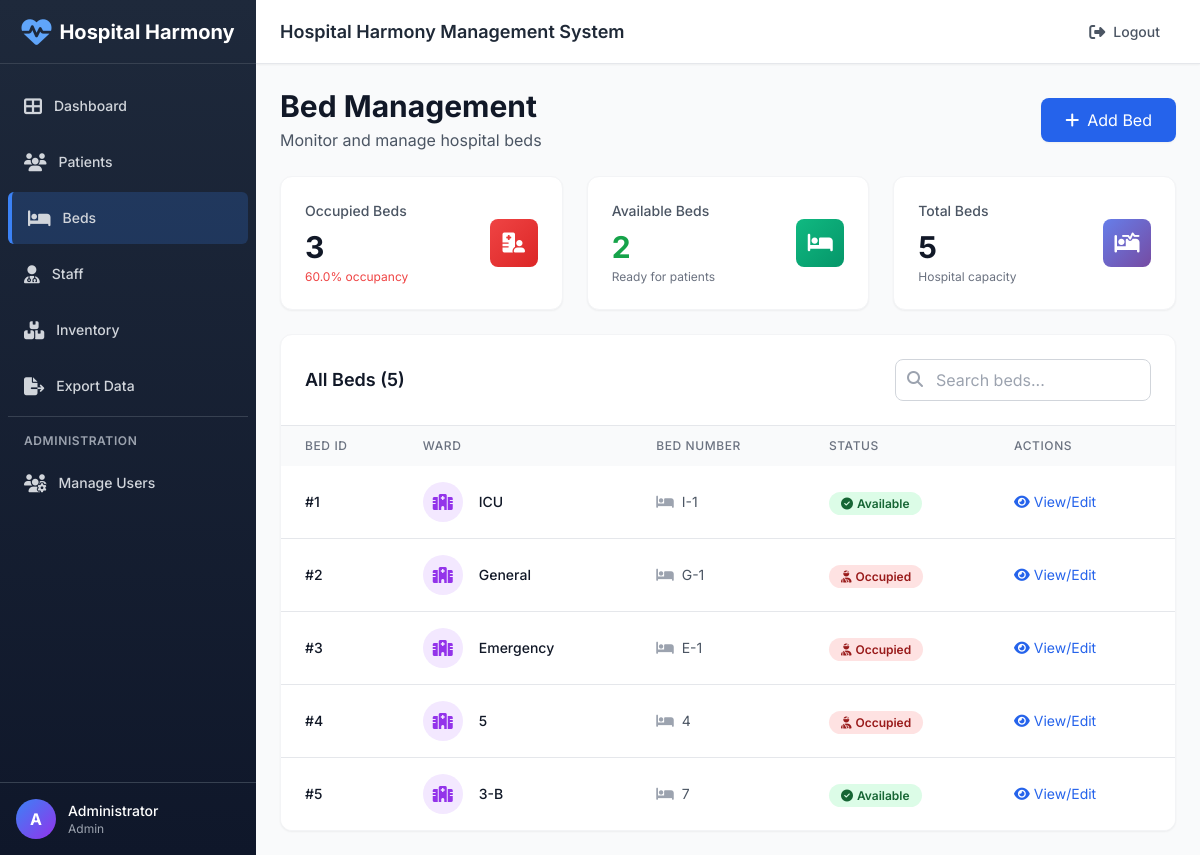
/beds (signed in), run on an earlier commit of the app's database.
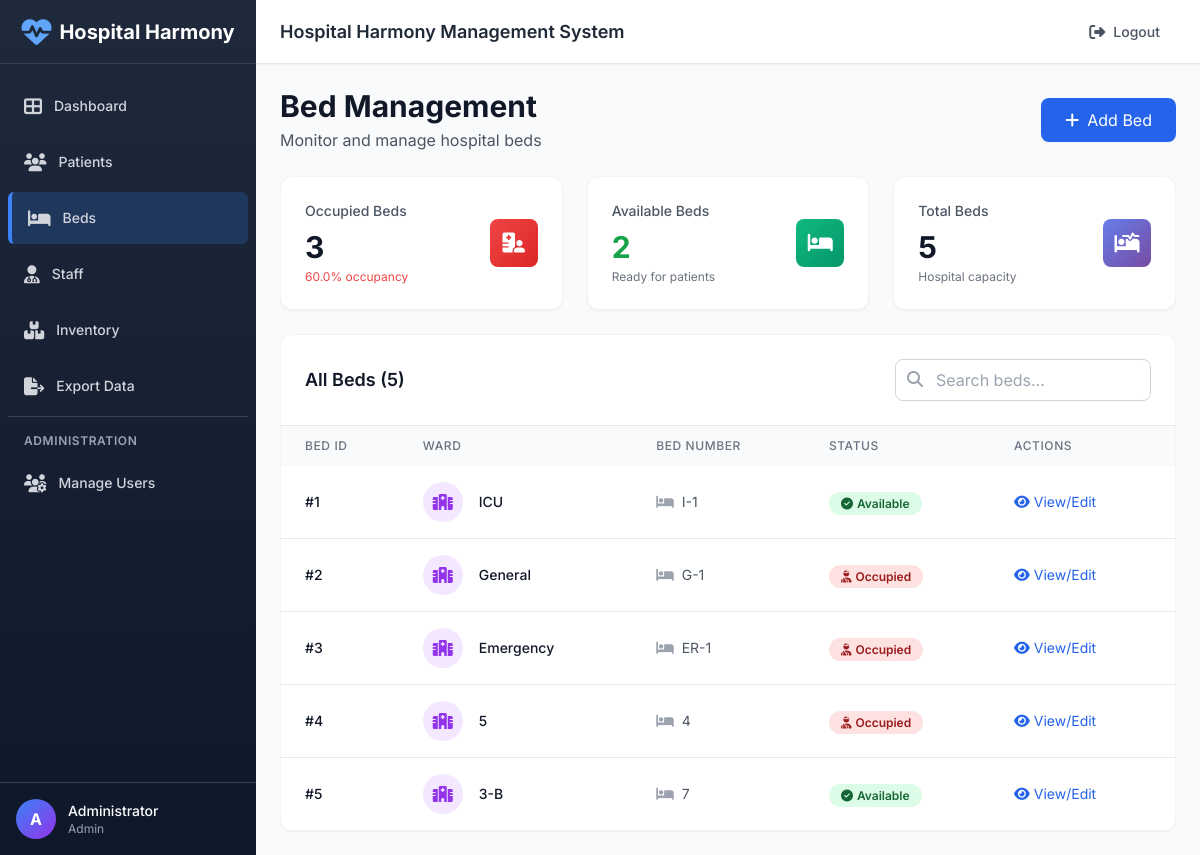
And on a later commit of the database.
### tables this page shows
CREATE TABLE beds (
    id INTEGER PRIMARY KEY AUTOINCREMENT,
    ward TEXT NOT NULL,
    bed_number TEXT NOT NULL,
    status TEXT NOT NULL DEFAULT 'available'
);

### app.py (the view)
@app.route('/beds')
@login_required
@role_required('beds')
def beds():
    db = get_db(); cur = db.cursor()
    cur.execute('SELECT * FROM beds')
    rows = cur.fetchall()
    return render_template('beds.html', beds=rows)

### app.py (called while the page is built)
def login_required(f):
    @wraps(f)
    def wrapped(*args, **kwargs):
        if 'user_id' not in session:
            flash('Please login to access this page', 'danger')
            return redirect(url_for('login'))
        return f(*args, **kwargs)
    return wrapped

def role_required(*allowed_permissions):
    def decorator(f):
        @wraps(f)
        def wrapped(*args, **kwargs):
            if 'user_id' not in session:
                flash('Please login to access this page', 'danger')
                return redirect(url_for('login'))
            user_role = session.get('role')
            user_permissions = ROLE_PERMISSIONS.get(user_role, [])
            if not any(perm in user_permissions for perm in allowed_permissions):
                flash('You do not have permission to access this page', 'danger')
                return redirect(url_for('index'))
            return f(*args, **kwargs)
        return wrapped
    return decorator

@app.context_processor
def inject_permissions():
    if 'role' in session:
        return {
            'user_permissions': ROLE_PERMISSIONS.get(session['role'], []),
            'user_role': session.get('role'),
            'user_name': session.get('full_name')
        }
    return {'user_permissions': [], 'user_role': None, 'user_name': None}

### database.py (called while the page is built)
def get_db():
    global _conn
    if _conn is None:
        _conn = sqlite3.connect(DB_PATH, check_same_thread=False)
        _conn.row_factory = sqlite3.Row
    return _conn

### templates/beds.html (shortened to what this page needs)
{% extends "layout.html" %}
{% block content %}
<div class="flex items-center justify-between mb-6">
    <div>
        <h1 class="text-3xl font-bold text-gray-900">Bed Management</h1>
        <p class="text-gray-600 mt-1">Monitor and manage hospital beds</p>
    </div>
    <button onclick="document.getElementById('addModal').classList.remove('hidden')" class="bg-blue-600 hover:bg-blue-700 text-white px-6 py-2.5 rounded-lg flex items-center transition shadow-sm">
        <i class="fas fa-plus mr-2"></i>
        Add Bed
    </button>
</div>
<div class="grid grid-cols-1 gap-6 sm:grid-cols-3 mb-6">
    <div class="card-hover bg-white rounded-xl shadow-sm p-6 border border-gray-100">
        <div class="flex items-center justify-between">
            <div>
                <p class="text-sm font-medium text-gray-600">Occupied Beds</p>
                <p class="text-3xl font-bold text-gray-900 mt-2">
                    {{ beds|selectattr('status', 'equalto', 'occupied')|list|length }}
                </p>
                <p class="text-xs text-red-500 mt-1">
                    {{ "%.1f"|format((beds|selectattr('status', 'equalto', 'occupied')|list|length / beds|length * 100) if beds|length > 0 else 0) }}% occupancy
                </p>
            </div>
            <div class="gradient-danger w-12 h-12 rounded-lg flex items-center justify-center">
                <i class="fas fa-hospital-user text-white text-xl"></i>
            </div>
        </div>
    </div>
    <div class="card-hover bg-white rounded-xl shadow-sm p-6 border border-gray-100">
        <div class="flex items-center justify-between">
            <div>
                <p class="text-sm font-medium text-gray-600">Available Beds</p>
                <p class="text-3xl font-bold text-green-600 mt-2">
                    {{ beds|selectattr('status', 'equalto', 'available')|list|length }}
                </p>
                <p class="text-xs text-gray-500 mt-1">Ready for patients</p>
            </div>
            <div class="gradient-success w-12 h-12 rounded-lg flex items-center justify-center">
                <i class="fas fa-bed text-white text-xl"></i>
            </div>
        </div>
    </div>
    <div class="card-hover bg-white rounded-xl shadow-sm p-6 border border-gray-100">
        <div class="flex items-center justify-between">
            <div>
                <p class="text-sm font-medium text-gray-600">Total Beds</p>
                <p class="text-3xl font-bold text-gray-900 mt-2">{{ beds|length }}</p>
                <p class="text-xs text-gray-500 mt-1">Hospital capacity</p>
            </div>
            <div class="gradient-primary w-12 h-12 rounded-lg flex items-center justify-center">
                <i class="fas fa-procedures text-white text-xl"></i>
            </div>
        </div>
    </div>
</div>
<div class="bg-white rounded-xl shadow-sm border border-gray-100 overflow-hidden">
    <div class="p-6 border-b border-gray-200">
        <div class="flex items-center justify-between">
            <h3 class="text-lg font-semibold text-gray-900">All Beds ({{ beds|length }})</h3>
            <div class="relative w-64">
                <input type="search" id="searchInput" placeholder="Search beds..." class="w-full pl-10 pr-4 py-2 border border-gray-300 rounded-lg focus:ring-2 focus:ring-blue-500 focus:border-transparent" onkeyup="searchTable()">
                <i class="fas fa-search absolute left-3 top-3 text-gray-400"></i>
            </div>
        </div>
    </div>
    <div class="overflow-x-auto">
        <table class="w-full" id="bedsTable">
            <thead class="bg-gray-50">
                <tr>
                    <th class="px-6 py-3 text-left text-xs font-medium text-gray-500 uppercase tracking-wider">Bed ID</th>
                    <th class="px-6 py-3 text-left text-xs font-medium text-gray-500 uppercase tracking-wider">Ward</th>
                    <th class="px-6 py-3 text-left text-xs font-medium text-gray-500 uppercase tracking-wider">Bed Number</th>
                    <th class="px-6 py-3 text-left text-xs font-medium text-gray-500 uppercase tracking-wider">Status</th>
                    <th class="px-6 py-3 text-left text-xs font-medium text-gray-500 uppercase tracking-wider">Actions</th>
                </tr>
            </thead>
            <tbody class="bg-white divide-y divide-gray-200">
                {% if beds %}
                    {% for b in beds %}
                    <tr class="hover:bg-gray-50 transition">
                        <td class="px-6 py-4 whitespace-nowrap text-sm font-medium text-gray-900">#{{ b['id'] }}</td>
                        <td class="px-6 py-4 whitespace-nowrap">
                            <div class="flex items-center">
                                <div class="flex-shrink-0 h-10 w-10 bg-purple-100 rounded-full flex items-center justify-center">
                                    <i class="fas fa-hospital text-purple-600"></i>
                                </div>
                                <div class="ml-4">
                                    <div class="text-sm font-medium text-gray-900">{{ b['ward'] }}</div>
                                </div>
                            </div>
                        </td>
                        <td class="px-6 py-4 whitespace-nowrap text-sm text-gray-600">
                            <i class="fas fa-bed mr-2 text-gray-400"></i>{{ b['bed_number'] }}
                        </td>
                        <td class="px-6 py-4 whitespace-nowrap">
                            {% if b['status'] == 'available' %}
                                <span class="px-3 py-1 text-xs font-semibold rounded-full bg-green-100 text-green-800">
                                    <i class="fas fa-check-circle mr-1"></i>Available
                                </span>
                            {% elif b['status'] == 'occupied' %}
                                <span class="px-3 py-1 text-xs font-semibold rounded-full bg-red-100 text-red-800">
                                    <i class="fas fa-user-injured mr-1"></i>Occupied
                                </span>
                            {% else %}
                                <span class="px-3 py-1 text-xs font-semibold rounded-full bg-gray-100 text-gray-800">
                                    <i class="fas fa-tools mr-1"></i>{{ b['status']|title }}
                                </span>
                            {% endif %}
                        </td>
                        <td class="px-6 py-4 whitespace-nowrap text-sm">
                            <button onclick="viewBed({{ b['id'] }}, '{{ b['ward'] }}', '{{ b['bed_number'] }}', '{{ b['status'] }}')" class="text-blue-600 hover:text-blue-800 mr-3 transition">
                                <i class="fas fa-eye mr-1"></i>View/Edit
                            </button>
                        </td>
                    </tr>
                    {% endfor %}
                {% endif %}
            </tbody>
        </table>
    </div>
</div>
{% endblock %}

### templates/layout.html (shortened to what this page needs)
<!DOCTYPE html>
<html lang="en">
<head>
    <script src="https://cdn.tailwindcss.com"></script>
    <link rel="stylesheet" href="https://cdnjs.cloudflare.com/ajax/libs/font-awesome/6.4.0/css/all.min.css">
</head>
<body class="bg-gray-50">
    <div class="flex h-screen bg-gray-50">
        {% include 'sidebar.html' %}
        <div class="flex flex-col flex-1 overflow-hidden">
            {% include 'header.html' %}
            <main class="flex-1 overflow-y-auto p-6">
                {% block content %}{% endblock %}
            </main>
        </div>
    </div>
</body>
</html>

### templates/sidebar.html
<div class="sidebar w-64 flex-shrink-0 hidden md:flex flex-col">
    <div class="flex items-center justify-center h-16 px-4 border-b border-gray-700">
        <i class="fas fa-heartbeat text-3xl text-blue-400 mr-2"></i>
        <span class="text-xl font-bold text-white">Hospital Harmony</span>
    </div>
    <nav class="flex-1 px-2 py-4 space-y-1 overflow-y-auto">
        {% if 'dashboard' in user_permissions %}
        <a href="/" class="sidebar-link flex items-center px-4 py-3 text-sm font-medium text-gray-300 rounded-md hover:text-white {% if request.path == '/' %}active{% endif %}">
            <i class="fas fa-th-large mr-3 text-lg"></i>
            Dashboard
        </a>
        {% endif %}
        {% if 'patients' in user_permissions %}
        <a href="/patients" class="sidebar-link flex items-center px-4 py-3 text-sm font-medium text-gray-300 rounded-md hover:text-white {% if '/patients' in request.path %}active{% endif %}">
            <i class="fas fa-users mr-3 text-lg"></i>
            Patients
        </a>
        {% endif %}
        {% if 'beds' in user_permissions %}
        <a href="/beds" class="sidebar-link flex items-center px-4 py-3 text-sm font-medium text-gray-300 rounded-md hover:text-white {% if '/beds' in request.path %}active{% endif %}">
            <i class="fas fa-bed mr-3 text-lg"></i>
            Beds
        </a>
        {% endif %}
        {% if 'staff' in user_permissions %}
        <a href="/staff" class="sidebar-link flex items-center px-4 py-3 text-sm font-medium text-gray-300 rounded-md hover:text-white {% if '/staff' in request.path %}active{% endif %}">
            <i class="fas fa-user-md mr-3 text-lg"></i>
            Staff
        </a>
        {% endif %}
        {% if 'inventory' in user_permissions %}
        <a href="/inventory" class="sidebar-link flex items-center px-4 py-3 text-sm font-medium text-gray-300 rounded-md hover:text-white {% if '/inventory' in request.path %}active{% endif %}">
            <i class="fas fa-boxes mr-3 text-lg"></i>
            Inventory
        </a>
        {% endif %}
        {% if 'export' in user_permissions %}
        <a href="/export/patients" class="sidebar-link flex items-center px-4 py-3 text-sm font-medium text-gray-300 rounded-md hover:text-white">
            <i class="fas fa-file-export mr-3 text-lg"></i>
            Export Data
        </a>
        {% endif %}
        {% if 'manage_users' in user_permissions %}
        <div class="mt-4 pt-4 border-t border-gray-700">
            <p class="px-4 text-xs font-semibold text-gray-400 uppercase tracking-wider mb-2">
                Administration
            </p>
            <a href="/users" class="sidebar-link flex items-center px-4 py-3 text-sm font-medium text-gray-300 rounded-md hover:text-white {% if '/users' in request.path %}active{% endif %}">
                <i class="fas fa-users-cog mr-3 text-lg"></i>
                Manage Users
            </a>
        </div>
        {% endif %}
    </nav>
    <div class="p-4 border-t border-gray-700">
        <div class="flex items-center">
            <div class="w-10 h-10 rounded-full bg-gradient-to-br from-blue-500 to-purple-600 flex items-center justify-center text-white font-bold">
                {% set name_parts = user_name.split() if user_name else ['U'] %}
                {% if name_parts|length >= 2 %}
                    {{ name_parts[0][0] }}{{ name_parts[1][0] }}
                {% else %}
                    {{ user_name[0] if user_name else 'U' }}
                {% endif %}
            </div>
            <div class="ml-3 flex-1">
                <p class="text-sm font-medium text-white">{{ user_name }}</p>
                <p class="text-xs text-gray-400 capitalize">{{ user_role }}</p>
            </div>
        </div>
    </div>
</div>

### templates/header.html (shortened to what this page needs)
<header class="flex items-center justify-between h-16 px-6 bg-white border-b border-gray-200 shadow-sm">
    <div class="flex items-center flex-1">
        <div class="text-lg font-semibold text-gray-800">
            Hospital Harmony Management System
        </div>
    </div>
    <div class="flex items-center space-x-4">
        <a href="/logout" class="text-gray-600 hover:text-gray-900 flex items-center gap-2 px-4 py-2 rounded-lg hover:bg-gray-100 transition" title="Logout">
            <i class="fas fa-sign-out-alt"></i>
            <span class="text-sm font-medium">Logout</span>
        </a>
    </div>
</header>

### templates/layout.html (style rules this page uses)
* { font-family: 'Inter', sans-serif; }
.sidebar { background: linear-gradient(180deg, #1e293b 0%, #0f172a 100%); }
.sidebar-link { transition: all 0.2s ease; }
.sidebar-link.active { background: rgba(59, 130, 246, 0.2); border-left: 4px solid #3b82f6; }
.card-hover { transition: all 0.3s ease; }
.gradient-primary { background: linear-gradient(135deg, #667eea 0%, #764ba2 100%); }
.gradient-success { background: linear-gradient(135deg, #10b981 0%, #059669 100%); }
.gradient-danger { background: linear-gradient(135deg, #ef4444 0%, #dc2626 100%); }

What changed in the data, as far as the page shows it:
changed beds "Emergency": bed_number "E-1" → "ER-1"
